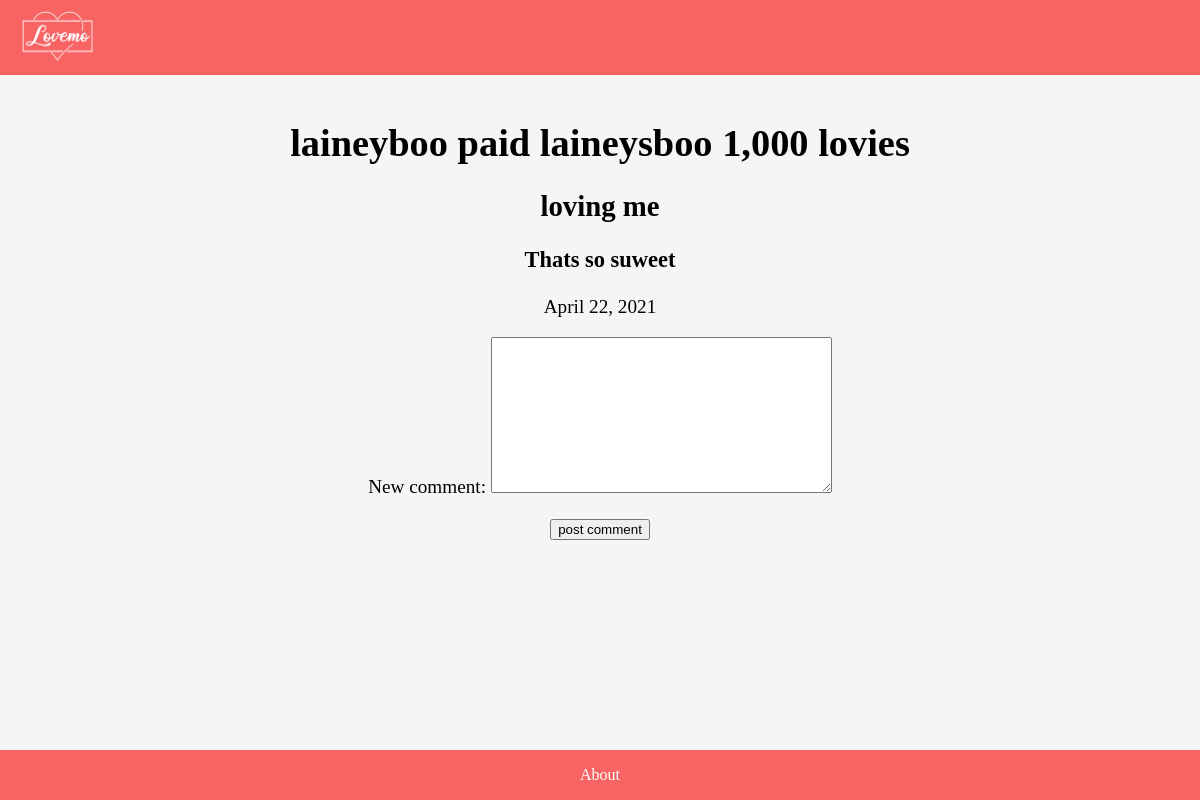
The app's page /1/, older data.
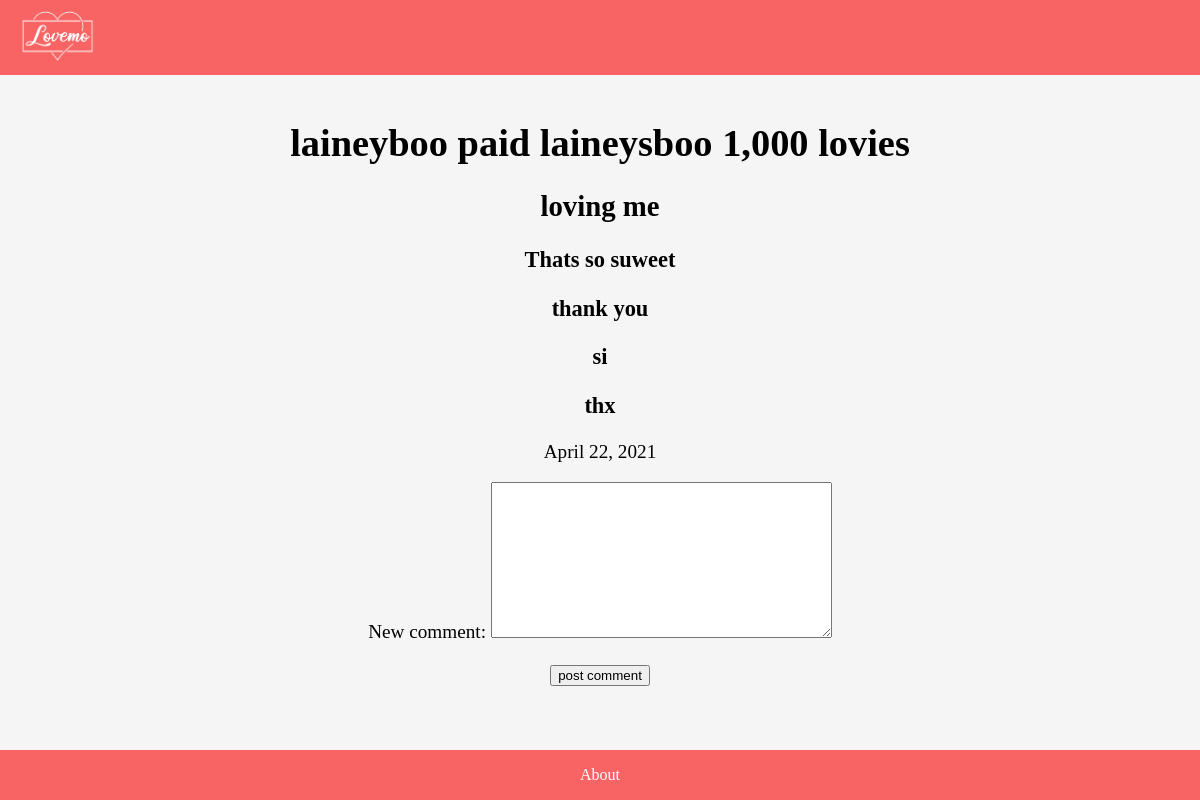
The same page, newer data.
### main_app/models.py (models this page shows)
class Transactions(models.Model) :
    payment_from = models.CharField(max_length=30, blank=False)
    payment_to = models.CharField(max_length=30, blank=False)
    payment_for = models.TextField(max_length=300)
    amount_payed = models.IntegerField(blank=False)
    date_of_transaction = models.DateField(auto_now_add=True)
    likes = models.IntegerField(default=0)
    def __str__(self) :
        formatted_str = self.payment_from + ' paid ' + self.payment_to + ' {:,} lovies'.format(self.amount_payed)
        return formatted_str
    class Meta :
        db_table = 'Transactions'
        verbose_name = 'Transaction'

class Comments(models.Model) :
    transaction = models.ForeignKey(Transactions, on_delete=models.CASCADE)
    commentor = models.CharField(max_length=30)
    description = models.TextField(max_length=500)
    likes = models.IntegerField(default=0, null=True)
    def __str__(self):
        if len(self.description) > 100 :
            return self.description[:100] + '...'
        else :
            return self.description
    class Meta :
        verbose_name = 'Comment'

### main_app/views.py (the view)
# urls.py: path('<int:id>/', views.transaction, name='transaction'),
def transaction(request, id) :
    transaction = Transactions.objects.get(id=id)
    comments = transaction.comments_set.all()
    if request.method == 'POST' :
        new_comment = NewComment(request.POST)
        if new_comment.is_valid() :
            comment = new_comment.cleaned_data['comment']
            transaction.comments_set.create(transaction=transaction, commentor='boo', description=comment)
            transaction.save()
            return HttpResponseRedirect('/%i' %transaction.id)
    else :
        new_comment = NewComment()
    return render(request, 'main_app/transaction.html', {'transaction':transaction, 'comments':comments, 'form':new_comment})

### main_app/forms.py
class NewComment(forms.Form) :
    comment = forms.CharField(label='New comment', widget=forms.Textarea())

### main_app/templates/main_app/transaction.html (shortened to what this page needs)
{% extends 'main_app/base.html' %}
{% block content %}
    <div id="comments" name="comments">
        <h1>{{transaction}}</h1>
        <h2>{{transaction.payment_for}}</h2>
        {% for comment in comments %}
            <h3>{{comment}}</h3>
        {% endfor %}
        <p>{{transaction.date_of_transaction}}</p>
        <form method="POST" action="/{{transaction.id}}/">
            {{form.as_p}}
            <button type="submit">post comment</button>
        </form>
    </div>
{% endblock %}

### main_app/templates/main_app/base.html (shortened to what this page needs)
{% load static %}
<!DOCTYPE html>
<html>
    <head>
        <link href="{% static 'styles/style.css' %}" rel="stylesheet">
    </head>
    <header id="header">
          <nav id="nav-bar">
            <a href="/home">
                <img id="header-image" src="{% static 'images/lovemo-logo.png' %}" alt="lovemo-logo" height="50px" width="75px">
            </a>
          </nav>
    </header>
    <body>
        <div id="content" name="content">
            {% block content %}{% endblock %}
        </div>
    </body>
    <footer>
        <div id="footer">
            <p><a style="color: white;" href="/about">About</a></p>
        </div>
    </footer>
</html>

### main_app/static/styles/style.css (style rules this page uses)
header { position: fixed; top: 0; left: 0; margin-bottom: 0%; min-height: 75px; padding: 0px 20px; padding-top: 0px; padding-bottom: 0px; display: flex; justify-content: space-between; align-items: center; background: rgb(248, 99, 99); width: 100%; opacity: 100%; }
a { text-decoration: none; background-color: transparent; color: black; }
a:link { text-decoration: none; background-color: transparent; color: black; }
body { background-color: whitesmoke; margin-top: 95px; text-align: center; }
#content { font-size: larger; display: inline-block; }
footer { position: fixed; bottom: 0px; left: 0px; width: 100%; background-color: rgb(248, 99, 99); color: white; text-align: center; }

Row changes from the older to the newer data that the page shows:
added Comments: description "thank you"
added Comments: description "si"
added Comments: description "thx"
